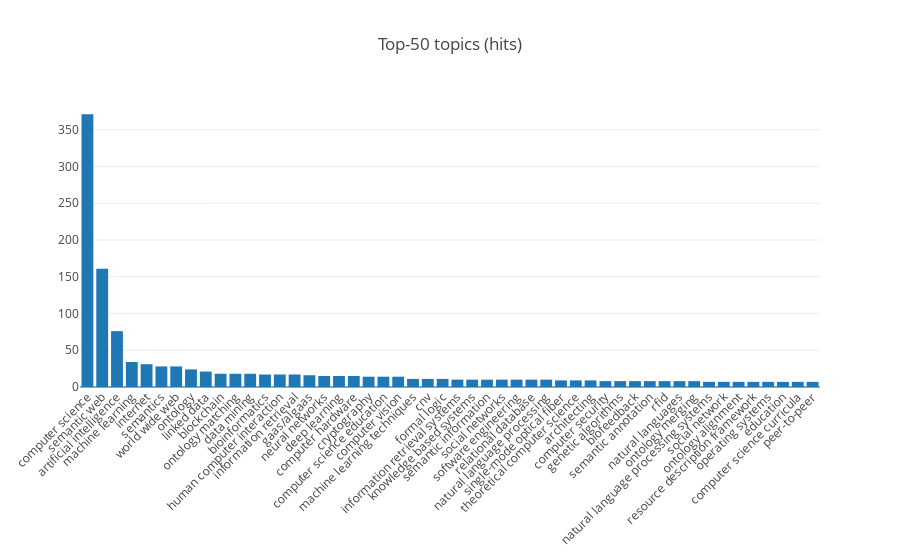

Notebook code cell kept with this figure:
### Code cell
bars_data = topics_req_df[topics_req_df.exists == '1'].groupby('topic')[['id']].count().sort_values(by='id', ascending=False).reset_index()
bars_data = bars_data[0:50]

trace0 = go.Bar(
    x = bars_data['topic'],
    y = bars_data['id'])

layout = go.Layout(title='Top-50 topics (hits)',
                  xaxis=dict(tickangle=-45,
                             automargin=True))
fig = go.Figure(data=[trace0], layout=layout)
plotly.offline.iplot(fig)

### Figure 1 — Plotly figure (JSON) as saved in the notebook; plotly's stock layout.template omitted (floating-point values rounded to 4 significant figures)
{"data": [{"type": "bar", "uid": "0db9ffb7-9e94-4f8e-869b-6abcb18f5f28", "x": ["computer science", "semantic web", "artificial intelligence", "machine learning", "internet", "semantics", "world wide web", "ontology", "linked data", "blockchain", "ontology matching", "data mining", "bioinformatics", "human computer interaction", "information retrieval", "gaas/algaas", "neural networks", "deep learning", "computer hardware", "cryptography", "computer science education", "computer vision", "machine learning techniques", "cnv", "formal logic", "information retrieval systems", "knowledge based systems", "semantic information", "social networks", "software engineering", "relational database", "natural language processing", "single-mode optical fiber", "theoretical computer science", "architecting", "computer security", "genetic algorithms", "biofeedback", "semantic annotation", "rfid", "natural languages", "ontology merging", "natural language processing systems", "social network", "ontology alignment", "resource description framework", "operating systems", "education", "computer science curricula", "peer-to-peer"], "y": [371, 161, 76, 34, 31, 28, 28, 24, 21, 18, 18, 18, 17, 17, 17, 16, 15, 15, 15, 14, 14, 14, 11, 11, 11, 10, 10, 10, 10, 10, 10, 10, 9, 9, 9, 8, 8, 8, 8, 8, 8, 8, 7, 7, 7, 7, 7, 7, 7, 7]}], "layout": {"title": "Top-50 topics (hits)", "xaxis": {"automargin": true, "tickangle": -45}}}
